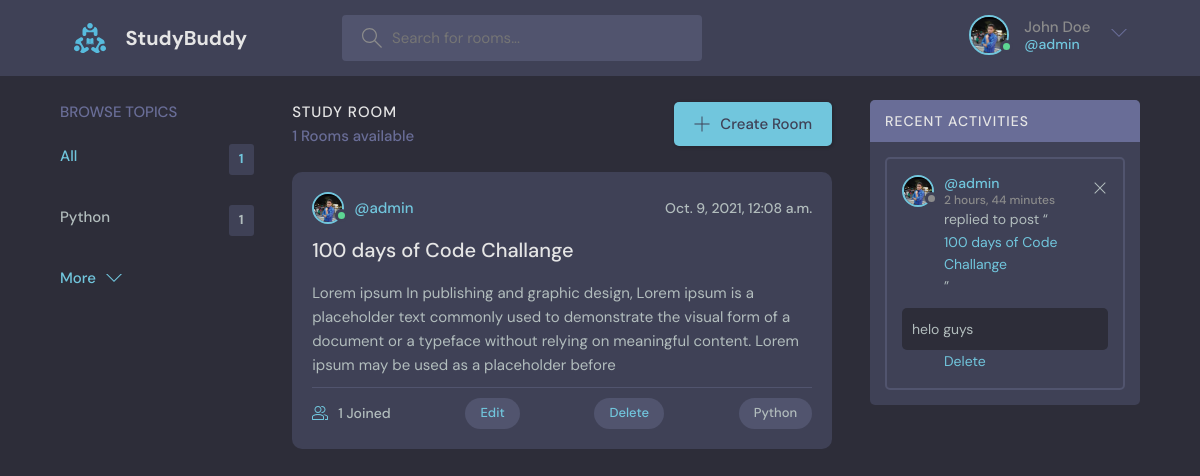
Page / (signed in) on the earlier database version.
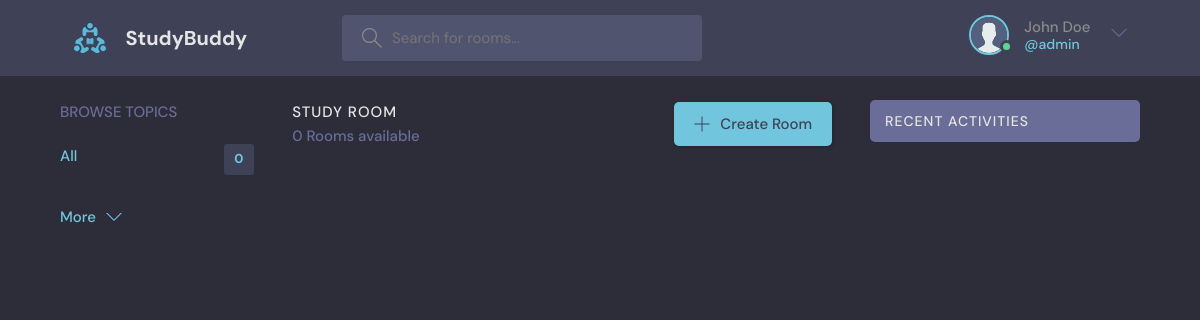
Same page on the later database version.
### myapp/models.py (models this page shows, shortened)
class User(AbstractUser):
    name=models.CharField(max_length=50, null=True)
    bio = models.TextField( null=True)
    email = models.EmailField(unique=True, null=True)
    avatar = models.ImageField(  null=True,default="avatar.svg")
    REQUIRED_FIELDS=[]

class Topic(models.Model):
    name = models.CharField(max_length=100)
    def __str__(self)  :
        return self.name

class Room(models.Model):
    host=models.ForeignKey(User, on_delete=models.SET_NULL, null=True)
    topic= models.ForeignKey(Topic, on_delete=models.SET_NULL, null=True)
    participants=models.ManyToManyField(User,related_name='participants')
    name = models.CharField(max_length=100)
    description = models.TextField()
    updated_at= models.DateTimeField(auto_now=True)
    created_at  = models.DateTimeField(auto_now_add= True)
    class Meta:
        ordering = ['-updated_at','-created_at']
    def __str__(self)  :
        return self.name

class Message(models.Model):
    user = models.ForeignKey(User, on_delete=models.CASCADE )
    room =models.ForeignKey(Room,on_delete=models.CASCADE)
    msg_body = models.TextField()
    updated_at= models.DateTimeField(auto_now=True)
    created_at  = models.DateTimeField(auto_now_add= True)
    class Meta:
        ordering = ['-updated_at','-created_at']

### myapp/views.py (the view)
# urls.py: path('', views.index ,name="index"),
def index(request):
    q = request.GET.get('q') if request.GET.get('q') != None else ''
    room = Room.objects.filter(Q(topic__name__icontains=q)  |
    Q(name__icontains=q) |
    Q(description__icontains=q)
    )
    topics = Topic.objects.all()
    room_count = room.count()
    room_messages = Message.objects.filter(Q(room__topic__name__icontains=q))
    context =  {'rooms':room,'topic':topics,'room_count':room_count,'room_messages':room_messages }
    return render(request,'index.html',context)

### myapp/templates/index.html (shortened to what this page needs)
{% extends 'navbar.html' %}
{% load static %}
{% block body %}
<main class="layout layout--3">
  <div class="container">
    {% include 'topic.html' %}
    <div class="roomList">
      <div class="roomList__header">
        <div>
          <h2>Study Room</h2>
          <p>{{room_count}} Rooms available</p>
        </div>
        <a class="btn btn--main" href="{% url 'create-room' %}">
          <svg version="1.1" xmlns="http://www.w3.org/2000/svg" width="32" height="32" viewBox="0 0 32 32">
            <title>add</title>
            <path
              d="M16.943 0.943h-1.885v14.115h-14.115v1.885h14.115v14.115h1.885v-14.115h14.115v-1.885h-14.115v-14.115z">
            </path>
          </svg>
          Create Room
        </a>
      </div>
      {% include 'room_component.html' %}
    </div>
    <div class="activities">
      <div class="activities__header">
        <h2>Recent Activities</h2>
      </div>
      {% include 'feed_component.html' %}
    </div>
  </div>
</main>
{% endblock body %}

### myapp/templates/navbar.html (shortened to what this page needs)
{% load static %}
<!DOCTYPE html>
<html lang="en">
<head>
  <link rel="stylesheet" href="{% static 'style.css' %}" />
</head>
<body>
  <header class="header header--loggedIn">
    <div class="container">
      <a href="/" class="header__logo">
        <img src="{% static 'logo.svg' %}" />
        <h1>StudyBuddy</h1>
      </a>
      <form class="header__search">
        <label>
          <input name="q" placeholder="Search for rooms..." />
        </label>
      </form>
      <nav class="header__menu">
        {% if not request.user.is_authenticated %}
        <a href="{% url 'login' %}">
          <img src="{% static 'avatar.svg' %}" />
          <p>Login</p>
        </a>
        {% else %}
        <div class="header__user">
          <a href="{% url 'profile' request.user.id %}">
            <div class="avatar avatar--medium active">
              <img src="{{request.user.avatar.url}}" />
            </div>
            <p>John Doe <span>@{{request.user.username}}</span></p>
          </a>
          <button class="dropdown-button">
            <svg version="1.1" xmlns="http://www.w3.org/2000/svg" width="32" height="32" viewBox="0 0 32 32">
              <title>chevron-down</title>
              <path d="M16 21l-13-13h-3l16 16 16-16h-3l-13 13z"></path>
            </svg>
          </button>
        </div>
        {% endif %}
      </nav>
    </div>
  </header>
  {% block body %}
  {% endblock body %}
</body>
</html>

### myapp/templates/topic.html
<div class="topics">
  <div class="topics__header">
    <h2>Browse Topics</h2>
  </div>
  <ul class="topics__list">
    <li>
      <a href="/" class="active">All <span>{{topic.count}}</span></a>
    </li>
    {% for i in topic %}
    <li>
      <a href="{% url 'index' %}?q={{i.name}}"> {{i.name}} <span> {{i.room_set.all.count}}</span></a>
    </li>
    {% endfor %}
  </ul>
  <a class="btn btn--link" href="{% url 'topic' %}">
    More
    <svg version="1.1" xmlns="http://www.w3.org/2000/svg" width="32" height="32" viewBox="0 0 32 32">
      <title>chevron-down</title>
      <path d="M16 21l-13-13h-3l16 16 16-16h-3l-13 13z"></path>
    </svg>
  </a>
</div>

### myapp/templates/room_component.html (shortened to what this page needs)
{% block body %}
{% for i in rooms %}
<div class="roomListRoom">
  <div class="roomListRoom__header">
    <a href="https://studybud12.herokuapp.com//room/{{i.id}}/" class="roomListRoom__author">
      <div class="avatar avatar--small active">
        <img src="{{i.host.avatar.url}}" />
      </div>
      <span>@{{i.host.username}}</span>
    </a>
    <div class="roomListRoom__actions">
      <span>{{i.created_at}}</span>
    </div>
  </div>
  <div class="roomListRoom__content">
    <a href="https://studybud12.herokuapp.com//room/{{i.id}}/">{{i.name}}</a>
    <p>
      {{i.description}}
    </p>
  </div>
  <div class="roomListRoom__meta">
    <a class="roomListRoom__joined">
      {{i.participants.count}} Joined
    </a>
    {% if request.user == i.host %}
    <a class="roomListRoom__topic" href="{% url 'update-room' i.id %}">Edit</a>
    <a class="roomListRoom__topic" href="{% url 'delete-room' i.id %}">Delete</a>
    {% endif %}
    <p class="roomListRoom__topic">{{i.topic}}</p>
  </div>
</div>
{% endfor %}
{% endblock body %}

### myapp/templates/feed_component.html
{% block body %}
{% for msg in room_messages %}
<div class="activities__box">
  <div class="activities__boxHeader roomListRoom__header">
    <a href="{% url 'profile' msg.user.id %}" class="roomListRoom__author">
      <div class="avatar avatar--small">
        <img src="{{msg.user.avatar.url}}" />
      </div>
      <p>
        @{{msg.user}}
        <span>{{msg.created_at|timesince}}</span>
      </p>
    </a>
    <div class="roomListRoom__actions">
      <a href="{% url 'delete-message' msg.id %}">
        <svg version="1.1" xmlns="http://www.w3.org/2000/svg" width="32" height="32" viewBox="0 0 32 32">
          <title>remove</title>
          <path
            d="M27.314 6.019l-1.333-1.333-9.98 9.981-9.981-9.981-1.333 1.333 9.981 9.981-9.981 9.98 1.333 1.333 9.981-9.98 9.98 9.98 1.333-1.333-9.98-9.98 9.98-9.981z">
          </path>
        </svg>
      </a>
    </div>
  </div>
  <div class="activities__boxContent">
    <p>replied to post “<a href="{% url 'room' msg.room.id %}">{{msg.room}}</a>”</p>
    <div class="activities__boxRoomContent">
      {{msg.msg_body}}
    </div>
    {% if request.user == msg.user %}
    <a href="https://studybud12.herokuapp.com//delete-message/{{msg.id}}/"> Delete</a>
    {% endif %}
  </div>
</div>
{% endfor %}
{% endblock body %}

Differences in the rows shown:
removed Topic: name "Python", room_set.all.count "1"
removed Room: host.avatar (picture), host.username "admin", created_at "Oct. 9, 2021, 12:08 a.m.", name "100 days of Code Challange", description "Lorem ipsum In publishing and graphic design, Lorem ipsum is a placeholder text commonly used to demonstrate the visual form of a document or a typeface without relying on meaningful content. Lorem ipsum may be used as a placeholder before", participants.count "1", shows "Edit", topic "Python"
removed Message: user.avatar (picture), user "admin", created_at "2 hours, 44 minutes", room "100 days of Code Challange", msg_body "helo guys"
changed User "admin": user.avatar: picture removed, a placeholder shows
Other differences:
{{ topic.count }}: "1" → "0"
{{ room_count }}: "1" → "0"
